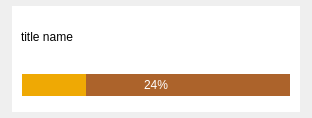
<?xml version="1.0" encoding="UTF-8"?>
<ui version="4.0">
 <class>CProgressDialog</class>
 <widget class="QDialog" name="CProgressDialog">
  <property name="geometry">
   <rect>
    <x>0</x>
    <y>0</y>
    <width>312</width>
    <height>118</height>
   </rect>
  </property>
  <property name="windowTitle">
   <string>Dialog</string>
  </property>
  <layout class="QGridLayout" name="gridLayout">
   <property name="leftMargin">
    <number>0</number>
   </property>
   <property name="topMargin">
    <number>0</number>
   </property>
   <property name="rightMargin">
    <number>0</number>
   </property>
   <property name="bottomMargin">
    <number>0</number>
   </property>
   <item row="0" column="0">
    <widget class="QWidget" name="centerWin" native="true">
     <property name="styleSheet">
      <string notr="true">QWidget#centerWin{
border:hidden;
border-image: url(:/pic/res/pic/dlgBackgroud.png);
}

QFrame{
border:hidden;
}

QScrollArea{
border:hidden;
}

/*垂直滚动条整体*/
QScrollBar:vertical
{
    width:8px;
    background:rgb(0,0,0,0%);
    margin:0px,0px,0px,0px;
    padding-top:12px;   /*上预留位置*/
    padding-bottom:12px;    /*下预留位置*/
}

/*滚动条中滑块的样式*/
QScrollBar::handle:vertical
{
    width:8px;
    background:rgb(0,0,0,15%);
    border-radius:4px;
    min-height:20px;
}

/*鼠标触及滑块样式*/
QScrollBar::handle:vertical:hover
{
    width:9px;
    background:rgb(0,0,0,30%);
    border-radius:4px;
    min-height:20;
}

/*设置下箭头*/
QScrollBar::add-line:vertical
{
    height:12px;
    width:10px;
    border-image:url(:/selectfile/scroll/3.png);
    subcontrol-position:bottom;
}

/*设置上箭头*/
QScrollBar::sub-line:vertical
{
    height:12px;
    width:10px;
    border-image:url(:/selectfile/scroll/1.png);
    subcontrol-position:top;
}

/*设置下箭头:悬浮状态*/
QScrollBar::add-line:vertical:hover
{
    height:12px;
    width:10px;
    border-image:url(:/selectfile/scroll/4.png);
    subcontrol-position:bottom;
}

/*设置上箭头：悬浮状态*/
QScrollBar::sub-line:vertical:hover
{
    height:12px;
    width:10px;
    border-image:url(:/selectfile/scroll/2.png);
    subcontrol-position:top;
}

/*当滚动条滚动的时候，上面的部分和下面的部分*/
QScrollBar::add-page:vertical,QScrollBar::sub-page:vertical
{
    background:rgb(0,0,0,10%);
    border-radius:4px;
}



QScrollBar:horizontal{
height:10px;
background:transparent;
background-color:rgb(248, 248, 248);
margin:0px,0px,0px,0px;
padding-left:10px;padding-right:10px;
}

QScrollBar::handle:horizontal{
height:10px;
background:lightgray;
border-radius:5px;/*min-height:20;*/
}
QScrollBar::handle:horizontal:hover{
height:10px;
background:gray;
border-radius:5px;/*min-height:20;*/
}
QScrollBar::add-line:horizontal{
/*height:10px;width:10px;*/
border-image:url(:/button/images/button/right.png);
/*subcontrol-position:right;*/
}
QScrollBar::sub-line:horizontal{
/*height:10px;width:10px;*/
border-image:url(:/button/images/button/left.png);
/*subcontrol-position:left;*/
}
QScrollBar::add-line:horizontal:hover{
/*height:10px;width:10px;*/
border-image:url(:/button/images/button/right_mouseDown.png);
/*subcontrol-position:right;*/
}
QScrollBar::sub-line:horizontal:hover{
/*height:10px;width:10px;*/
border-image:url(:/button/images/button/left_mouseDown.png);
/*subcontrol-position:left;*/
}
QScrollBar::add-page:horizontal,QScrollBar::sub-page:horizontal{
background:transparent;
border-radius:5px;
}

QToolButton{
width:80;
height:30;
background-color: rgb(239, 169, 4);
color: rgb(255, 255, 255);
border:hidden;
}</string>
     </property>
     <layout class="QGridLayout" name="gridLayout_2">
      <property name="leftMargin">
       <number>12</number>
      </property>
      <property name="topMargin">
       <number>6</number>
      </property>
      <property name="rightMargin">
       <number>12</number>
      </property>
      <property name="bottomMargin">
       <number>6</number>
      </property>
      <item row="0" column="0">
       <widget class="QFrame" name="mainframe">
        <property name="styleSheet">
         <string notr="true">QFrame#mainframe{
border:hidden;
	background-color: rgb(255, 255, 255);
}</string>
        </property>
        <property name="frameShape">
         <enum>QFrame::StyledPanel</enum>
        </property>
        <property name="frameShadow">
         <enum>QFrame::Raised</enum>
        </property>
        <layout class="QVBoxLayout" name="verticalLayout" stretch="1,2">
         <property name="leftMargin">
          <number>0</number>
         </property>
         <property name="topMargin">
          <number>0</number>
         </property>
         <property name="rightMargin">
          <number>0</number>
         </property>
         <property name="bottomMargin">
          <number>0</number>
         </property>
         <item>
          <layout class="QHBoxLayout" name="horizontalLayout_5">
           <property name="leftMargin">
            <number>9</number>
           </property>
           <item>
            <widget class="QLabel" name="label_titleName">
             <property name="text">
              <string>title name</string>
             </property>
            </widget>
           </item>
           <item>
            <spacer name="horizontalSpacer_3">
             <property name="orientation">
              <enum>Qt::Horizontal</enum>
             </property>
             <property name="sizeHint" stdset="0">
              <size>
               <width>40</width>
               <height>20</height>
              </size>
             </property>
            </spacer>
           </item>
           <item>
            <widget class="QToolButton" name="cancelButton">
             <property name="minimumSize">
              <size>
               <width>30</width>
               <height>30</height>
              </size>
             </property>
             <property name="maximumSize">
              <size>
               <width>30</width>
               <height>30</height>
              </size>
             </property>
             <property name="focusPolicy">
              <enum>Qt::NoFocus</enum>
             </property>
             <property name="styleSheet">
              <string notr="true">QToolButton{
border:hidden;
	background-color: rgb(255, 255, 255,0);
image: url(:/icons/res/pic/closeBtn.png);
}

</string>
             </property>
             <property name="text">
              <string/>
             </property>
            </widget>
           </item>
          </layout>
         </item>
         <item>
          <layout class="QHBoxLayout" name="horizontalLayout">
           <property name="leftMargin">
            <number>10</number>
           </property>
           <property name="rightMargin">
            <number>10</number>
           </property>
           <item>
            <widget class="QProgressBar" name="progressBar">
             <property name="styleSheet">
              <string notr="true">QProgressBar {
border: none;
 text-align: center;
color: white;
background-color: rgb(172, 99, 43);
background-repeat: repeat-x;
text-align: center;}
QProgressBar::chunk {
border: none;
background-color: rgb(239, 169, 4);
background-repeat: repeat-x;
}
</string>
             </property>
             <property name="value">
              <number>24</number>
             </property>
            </widget>
           </item>
          </layout>
         </item>
        </layout>
       </widget>
      </item>
     </layout>
    </widget>
   </item>
  </layout>
 </widget>
 <resources/>
 <connections/>
</ui>
